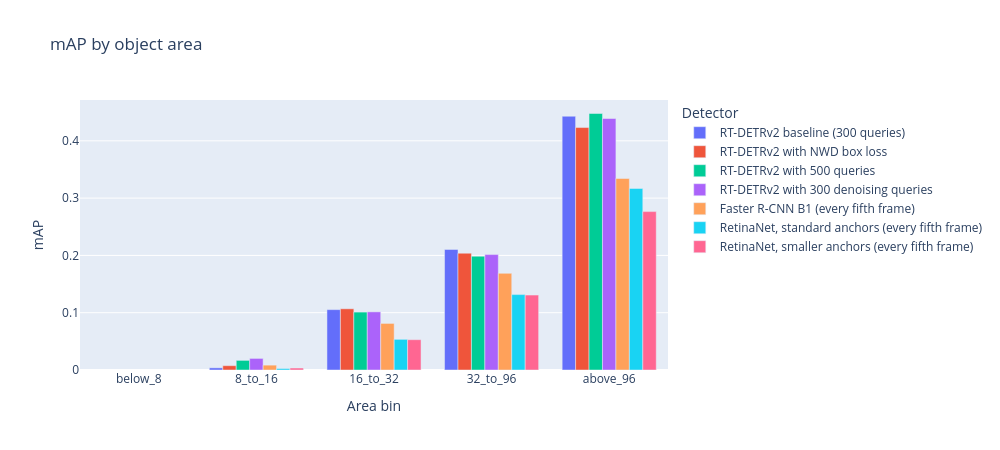

The code cell stored with this chart in its notebook:
### Markdown cell above
## 7. Small objects

mAP by ground-truth area in original-image pixels, at maxDets 100. The bins split the COCO
small range, below $32^2$, into three finer bins, because most VisDrone objects are small.

### Code cell
area_rows = [
    {"Detector": record["label"], "Area bin": name, "mAP": value}
    for record in detectors
    if "predictions" in record
    for name, value in record["predictions"]["area_bins"].items()
]
if area_rows:
    areas = pl.from_dicts(area_rows, infer_schema_length=None)
    display(areas.pivot(on="Area bin", index="Detector", values="mAP"))
    px.bar(
        areas.filter(pl.col("Area bin") != "all"),
        x="Area bin",
        y="mAP",
        color="Detector",
        barmode="group",
        title="mAP by object area",
    ).show(renderer="plotly_mimetype", config={"responsive": False})
else:
    display(Markdown("**Not run.** The comparison analysis has no record."))

### Figure 1 — Plotly figure (JSON) as saved in the notebook; plotly's stock layout.template omitted (floating-point values rounded to 4 significant figures)
{"data": [{"alignmentgroup": "True", "hovertemplate": "Detector=RT-DETRv2 baseline (300 queries)<br>Area bin=%{x}<br>mAP=%{y}<extra></extra>", "legendgroup": "RT-DETRv2 baseline (300 queries)", "marker": {"color": "#636efa", "pattern": {"shape": ""}}, "name": "RT-DETRv2 baseline (300 queries)", "offsetgroup": "RT-DETRv2 baseline (300 queries)", "orientation": "v", "showlegend": true, "textposition": "auto", "type": "bar", "x": ["below_8", "8_to_16", "16_to_32", "32_to_96", "above_96"], "xaxis": "x", "y": [NaN, 0.003775, 0.1054, 0.2104, 0.443], "yaxis": "y"}, {"alignmentgroup": "True", "hovertemplate": "Detector=RT-DETRv2 with NWD box loss<br>Area bin=%{x}<br>mAP=%{y}<extra></extra>", "legendgroup": "RT-DETRv2 with NWD box loss", "marker": {"color": "#EF553B", "pattern": {"shape": ""}}, "name": "RT-DETRv2 with NWD box loss", "offsetgroup": "RT-DETRv2 with NWD box loss", "orientation": "v", "showlegend": true, "textposition": "auto", "type": "bar", "x": ["below_8", "8_to_16", "16_to_32", "32_to_96", "above_96"], "xaxis": "x", "y": [NaN, 0.007514, 0.1068, 0.2039, 0.4232], "yaxis": "y"}, {"alignmentgroup": "True", "hovertemplate": "Detector=RT-DETRv2 with 500 queries<br>Area bin=%{x}<br>mAP=%{y}<extra></extra>", "legendgroup": "RT-DETRv2 with 500 queries", "marker": {"color": "#00cc96", "pattern": {"shape": ""}}, "name": "RT-DETRv2 with 500 queries", "offsetgroup": "RT-DETRv2 with 500 queries", "orientation": "v", "showlegend": true, "textposition": "auto", "type": "bar", "x": ["below_8", "8_to_16", "16_to_32", "32_to_96", "above_96"], "xaxis": "x", "y": [NaN, 0.01679, 0.1011, 0.1986, 0.4477], "yaxis": "y"}, {"alignmentgroup": "True", "hovertemplate": "Detector=RT-DETRv2 with 300 denoising queries<br>Area bin=%{x}<br>mAP=%{y}<extra></extra>", "legendgroup": "RT-DETRv2 with 300 denoising queries", "marker": {"color": "#ab63fa", "pattern": {"shape": ""}}, "name": "RT-DETRv2 with 300 denoising queries", "offsetgroup": "RT-DETRv2 with 300 denoising queries", "orientation": "v", "showlegend": true, "textposition": "auto", "type": "bar", "x": ["below_8", "8_to_16", "16_to_32", "32_to_96", "above_96"], "xaxis": "x", "y": [NaN, 0.02023, 0.1015, 0.2015, 0.439], "yaxis": "y"}, {"alignmentgroup": "True", "hovertemplate": "Detector=Faster R-CNN B1 (every fifth frame)<br>Area bin=%{x}<br>mAP=%{y}<extra></extra>", "legendgroup": "Faster R-CNN B1 (every fifth frame)", "marker": {"color": "#FFA15A", "pattern": {"shape": ""}}, "name": "Faster R-CNN B1 (every fifth frame)", "offsetgroup": "Faster R-CNN B1 (every fifth frame)", "orientation": "v", "showlegend": true, "textposition": "auto", "type": "bar", "x": ["below_8", "8_to_16", "16_to_32", "32_to_96", "above_96"], "xaxis": "x", "y": [NaN, 0.008502, 0.0813, 0.1687, 0.3343], "yaxis": "y"}, {"alignmentgroup": "True", "hovertemplate": "Detector=RetinaNet, standard anchors (every fifth frame)<br>Area bin=%{x}<br>mAP=%{y}<extra></extra>", "legendgroup": "RetinaNet, standard anchors (every fifth frame)", "marker": {"color": "#19d3f3", "pattern": {"shape": ""}}, "name": "RetinaNet, standard anchors (every fifth frame)", "offsetgroup": "RetinaNet, standard anchors (every fifth frame)", "orientation": "v", "showlegend": true, "textposition": "auto", "type": "bar", "x": ["below_8", "8_to_16", "16_to_32", "32_to_96", "above_96"], "xaxis": "x", "y": [NaN, 0.002495, 0.05352, 0.1316, 0.3169], "yaxis": "y"}, {"alignmentgroup": "True", "hovertemplate": "Detector=RetinaNet, smaller anchors (every fifth frame)<br>Area bin=%{x}<br>mAP=%{y}<extra></extra>", "legendgroup": "RetinaNet, smaller anchors (every fifth frame)", "marker": {"color": "#FF6692", "pattern": {"shape": ""}}, "name": "RetinaNet, smaller anchors (every fifth frame)", "offsetgroup": "RetinaNet, smaller anchors (every fifth frame)", "orientation": "v", "showlegend": true, "textposition": "auto", "type": "bar", "x": ["below_8", "8_to_16", "16_to_32", "32_to_96", "above_96"], "xaxis": "x", "y": [NaN, 0.003435, 0.05289, 0.1308, 0.2765], "yaxis": "y"}], "layout": {"barmode": "group", "height": 450, "legend": {"title": {"text": "Detector"}, "tracegroupgap": 0}, "title": {"text": "mAP by object area"}, "width": 1000, "xaxis": {"anchor": "y", "domain": [0.0, 1.0], "title": {"text": "Area bin"}}, "yaxis": {"anchor": "x", "domain": [0.0, 1.0], "title": {"text": "mAP"}}}}
